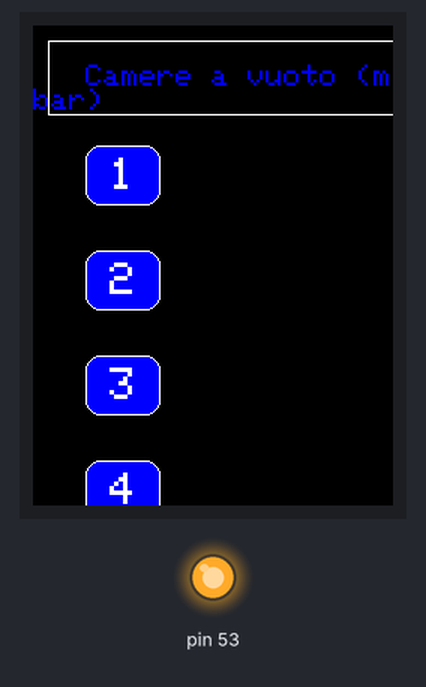
Simulated run of this sketch. Board: Arduino Mega 2560, built with avr-gcc and run on an emulated ATmega2560. Shown: 240×320 colour display, output pins drawn as LEDs (lit = HIGH). No radio packets arrive unless stated; what the sketch prints to the serial monitor is not drawn.

Above: at 0.3 s.
At 0.8 s:
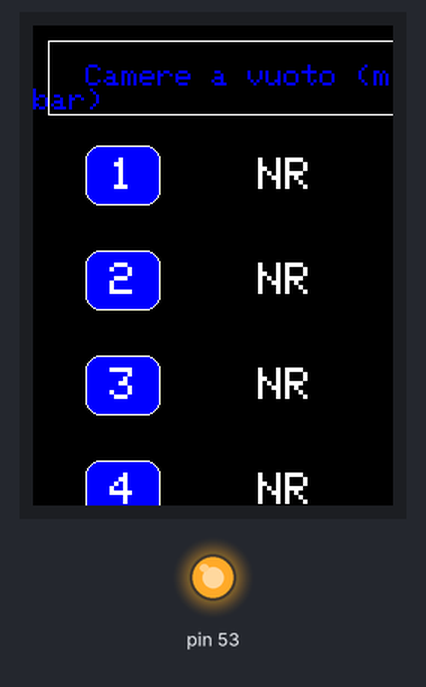

The sketch:

Screen_transimission.ino
```cpp
#include <Adafruit_GFX.h>    // Core graphics library
#include <Adafruit_TFTLCD.h> // Hardware-specific library
#include <TouchScreen.h>
#include <RF24Network.h>
#include <RF24.h>
#include <SPI.h>


RF24 radio(37, 35);               // nRF24L01 (CE,CSN)
RF24Network network(radio);
const uint16_t this_node = 02;  // Address of our node in Octal format ( 04,031, etc)
const uint16_t base00 = 00;
const uint16_t base04 = 04;

// The control pins for the LCD can be assigned to any digital or
// analog pins...but we'll use the analog pins as this allows us to
// double up the pins with the touch screen (see the TFT paint example).
//#define LCD_CS A3 // Chip Select goes to Analog 3
//#define LCD_CD A2 // Command/Data goes to Analog 2
//#define LCD_WR A1 // LCD Write goes to Analog 1
//#define LCD_RD A0 // LCD Read goes to Analog 0

//#define LCD_RESET A4 // Can alternately just connect to Arduino's reset pin

// Assign human-readable names to some common 16-bit color values:
#define BLACK   0x0000
#define BLUE    0x001F
#define RED     0xF800
#define YELLOW  0xFFE0
#define WHITE   0xFFFF


#define ILI9341_DARKGREEN   0x03E0      /*   0, 128,   0 */
#define ILI9341_BLUE        0x001F      /*   0,   0, 255 */
#define ILI9341_BLACK       0x0000      /*   0,   0,   0 */

/******************* UI details */
#define BUTTON_X 10
#define BUTTON_Y 100
#define BUTTON_W 50
#define BUTTON_H 40
#define BUTTON_SPACING_Y 30
#define BUTTON_TEXTSIZE 3

// text box where title goes
#define title_X 10
#define title_Y 10
#define title_w 300
#define title_h 50
#define title_SIZE 3


#define YP A2  // must be an analog pin, use "An" notation!
#define XM A3  // must be an analog pin, use "An" notation!
#define YM 8   // can be a digital pin
#define XP 9   // can be a digital pin

#define TS_MINX 130
#define TS_MAXX 905

#define TS_MINY 75
#define TS_MAXY 930
#define MINPRESSURE 10
#define MAXPRESSURE 1000


Adafruit_GFX_Button buttons[4]; // DICHIARAZIONE DELLE CAMERE
/* create 4 buttons, corresponding to the 4 vacuum chambers */
char buttonlabels[4][4] = {"1", "2", "3","4" };

// Questi parametri servono a definire il bottone on/off della modalità experiment
Adafruit_GFX_Button expmode; // DUCHIARAZIONE DI UN BOTTONE
char ON[3] = "ON";
char OFF[4] = "OFF";


int on_off = 0; // questa variabile serve a capire quale bottone si deve disegnare on, verde oppure off, rosso
int change = 0; // il bottone viene ridisegnato all'interno del loop solo se vi è stata una modifica nello stato del bottone

#include <MCUFRIEND_kbv.h>
MCUFRIEND_kbv tft;
TouchScreen ts = TouchScreen(XP, YP, XM, YM, 300);
// If using the shield, all control and data lines are fixed, and
// a simpler declaration can optionally be used:
// Adafruit_TFTLCD tft;

void setup(void) {
  Serial.begin(9600);
  Serial.println(F("TFT LCD screen"));

  tft.reset();// ???? reset schermata

  uint16_t identifier = tft.readID();
  if(identifier == 0x9325) {
    Serial.println(F("Found ILI9325 LCD driver"));
  } else if(identifier == 0x9328) {
    Serial.println(F("Found ILI9328 LCD driver"));
  } else if(identifier == 0x4535) {
    Serial.println(F("Found LGDP4535 LCD driver"));
  }else if(identifier == 0x7575) {
    Serial.println(F("Found HX8347G LCD driver"));
  } else if(identifier == 0x9341) {
    Serial.println(F("Found ILI9341 LCD driver"));
  }else if(identifier == 0x7783) {
    Serial.println(F("Found ST7781 LCD driver"));
  }else if(identifier == 0x8230) {
    Serial.println(F("Found UC8230 LCD driver"));
  }
  else if(identifier == 0x8357) {
    Serial.println(F("Found HX8357D LCD driver"));
  } else if(identifier==0x0101)
  {
      identifier=0x9341;
       Serial.println(F("Found 0x9341 LCD driver"));
  }else if(identifier==0x9481)
  {
       Serial.println(F("Found 0x9481 LCD driver"));
  }
  else if(identifier==0x9486)
  {
       Serial.println(F("Found 0x9486 LCD driver"));
  }
  else {
    Serial.print(F("Unknown LCD driver chip: "));
    Serial.println(identifier, HEX);
    Serial.println(F("If using the Adafruit 2.8\" TFT Arduino shield, the line:"));
    Serial.println(F("  #define USE_ADAFRUIT_SHIELD_PINOUT"));
    Serial.println(F("should appear in the library header (Adafruit_TFT.h)."));
    Serial.println(F("If using the breakout board, it should NOT be #defined!"));
    Serial.println(F("Also if using the breakout, double-check that all wiring"));
    Serial.println(F("matches the tutorial."));
    identifier=0x9486;

  }

  tft.begin(identifier);
  Serial.print("TFT size is "); Serial.print(tft.width()); Serial.print("x"); Serial.println(tft.height());
  tft.setRotation(0);
  tft.fillScreen(BLACK);// schermo nero partenza

  tft.drawRect(title_X, title_Y, title_w, title_h, WHITE); // disegno rettangolo titolo

    unsigned long start = micros();
   tft.setCursor(title_X+25, title_Y+title_h/3);
    tft.setTextColor(ILI9341_BLUE);    tft.setTextSize(2);
    // Scrivo il titolo in alto
   tft.println("Camere a vuoto (mbar)");


    // Diesegno i bottoni 1,2,3,4 corrispondenti alle 4 camere a vuoto
    for (uint8_t row=0; row<4; row++) {
        buttons[row].initButton(&tft, BUTTON_X+BUTTON_W,
                  BUTTON_Y+row*(BUTTON_H+BUTTON_SPACING_Y),    // x, y, w, h, outline, fill, text
                  BUTTON_W, BUTTON_H, WHITE, ILI9341_BLUE, WHITE,
                  buttonlabels[row], BUTTON_TEXTSIZE);
        buttons[row].drawButton();
    }


   // Disegno il bottone on/off per la modalità esperimento
   tft.setCursor(30, 385);
    tft.setTextColor(WHITE);    tft.setTextSize(2.5);
   tft.println("Experiment");

   tft.setCursor(30, 410);
    tft.setTextColor(WHITE);    tft.setTextSize(2.5);
   tft.println("mode is:");


expmode.initButton(&tft, 240, 410, 110, 70, WHITE, RED, WHITE, OFF, 3);
      expmode.drawButton();


//comunicazione
Serial.begin(9600);
  SPI.begin();
  radio.begin();
  network.begin(90, this_node);  //(channel, node address)
   radio.setDataRate(RF24_250KBPS);
 radio.setChannel(124);

}


double pompa[4]={666,666,666,666}; // Codice di not received yet
int esponente[4]={0,0,0,0};
int i;
int head;
double temp[4];
void loop() {

  int tempo,ref;
  // ricezione

  tempo=millis(); // DA GESTIRE IL MILLIS
ref=tempo;
int out=0;
 int network_avail=0;

  while(tempo-ref<500 && tempo-ref>-0.01 && out==0){ // regolare tempo in base a esigenze
network.update();
Serial.println("Waiting...");


  while ( network.available() ) {     // Is there any incoming data?   NON GESTISCE ROBUSTAMENTE PIù DATI????? BEH ALLORA MANDA TUTTO DA UN SOLO MASTER A SCHERMO! DOMANI GESTISCI 3 arduini!!!!!
    RF24NetworkHeader header;
     Serial.println("Ricevuto messaggio");

             int incomingData[5];
      network.read(header, &incomingData, sizeof(incomingData));
       temp[0]=incomingData[1];
       temp[1]=incomingData[2];
       temp[2]=incomingData[3];
       temp[3]=incomingData[4]; // se temp ricevuto è -1 NON AGGIORNARE LO SCHERMO
        network_avail=1;
        out=1;

  }


  tempo=millis();

  }

// IN INCOMING DATA[0] HO CODICE DI ERRORE!
//IL QUALE GESTISCE UN ALERT MODE

// trasformazione di incoming Data QUA poi ci sarà da discernere tra i vari casi se il messaggio è inviato da master 1 o master 2
// per semplicità codice del caso singolo. l'idea è quella di shiftare banalmente
// QUA DA AGGIUNGERE LA GESTIONE DEI 2 INDIRIZZI SMART Ways!

if(network_avail){ //aggiorna le cose solo se hai ricevuto


int j=0;

for (i=0;i<4;i++){
  if (temp[i]!=-1){
temp[i]=temp[i]*5/1023;
temp[i]=pow(10,(temp[i]-3.4243)/0.3025);

if (temp[i]<1){
  j=0;
  // itera finchè pressure non diventa composto da 123.123 conta il numero di volte hai fatto per 10
  while(temp[i]<1){
  temp[i]=temp[i]*10;
        j++;}
}

esponente[i]=-j;
pompa[i]= temp[i];
  }

//else if(pompa[i]=666); // DA GESTIRE IL CASO PRESSIONI ALTE!!!!!!!


Serial.println(pompa[i]);
Serial.print("e");
Serial.println(esponente[i]);

// attenzione alLO ZERO MACCHINA DI 10^-12 !!! segnalare altro
if(j==-12 || temp[i]==-1){
pompa[i]==666;   //messaggio di errore
esponente[i]=0;
}

}


}

  // network_avail è un booleano =1 se è stato ricevuto un messaggio
  // Se network_avail=1, devo sovrascrivere lo schermo, e quindi dicsegno un rettangolo nero per coprire i dati precedenti
  if (network_avail) {tft.fillRect(BUTTON_X+130, BUTTON_Y-20, 200, 4*BUTTON_SPACING_Y+4*BUTTON_H, ILI9341_BLACK);}


  // Ora scrivo i nuovi dati sullo schermo

   tft.setCursor(BUTTON_X+140, BUTTON_Y-12);
    tft.setTextColor(WHITE);    tft.setTextSize(3);
  if (pompa[0]!=666){
     tft.print(pompa[0]); tft.print("e");
   tft.println(esponente[0]);}
   else{tft.println("NR");}

   tft.setCursor(BUTTON_X+140, BUTTON_Y-12+BUTTON_SPACING_Y+BUTTON_H);
    tft.setTextColor(WHITE);    tft.setTextSize(3);

  if (pompa[1]!=666){
     tft.print(pompa[1]); tft.print("e");
   tft.println(esponente[1]);}
   else{tft.println("NR");}

   tft.setCursor(BUTTON_X+140, BUTTON_Y-12+2*BUTTON_SPACING_Y+2*BUTTON_H);
    tft.setTextColor(WHITE);    tft.setTextSize(3);
if (pompa[2]!=666){
     tft.print(pompa[2]); tft.print("e");
   tft.println(esponente[2]);}
   else{tft.println("NR");}


   tft.setCursor(BUTTON_X+140, BUTTON_Y-12+3*BUTTON_SPACING_Y+3*BUTTON_H);
    tft.setTextColor(WHITE);    tft.setTextSize(3);

if (pompa[3]!=666){
     tft.print(pompa[3]); tft.print("e");
   tft.println(esponente[3]);}
   else{tft.println("NR");}


  tempo=millis();
   ref=tempo;
// QUA IMPLEMENTA UN ALGORITMO INTELLIGENTE

   while(tempo-ref<5000 && tempo-ref>-0.1){

digitalWrite(13, HIGH);
  TSPoint p = ts.getPoint();
  digitalWrite(13, LOW);

  // if sharing pins, you'll need to fix the directions of the touchscreen pins
  //pinMode(XP, OUTPUT);
  pinMode(XM, OUTPUT);
  pinMode(YP, OUTPUT);
  //pinMode(YM, OUTPUT);


 if (p.z > MINPRESSURE && p.z < MAXPRESSURE)
   {

      p.x = p.x + p.y;
      p.y = p.x - p.y;
      p.x = p.x - p.y;
      p.x = map(p.x, TS_MINX, TS_MAXX, tft.width(), 0);
      p.y = tft.height()-(map(p.y, TS_MINY, TS_MAXY, tft.height(), 0));


      if ((expmode.contains(p.x, p.y))&&p.x>10)
      {
          Serial.print("Pressing: "); Serial.println(0);
          expmode.press(true);  // tell the button it is pressed
      } else {
          expmode.press(false);  // tell the button it is NOT pressed
      }


   } else {

   expmode.press(false);  // tell the button it is NOT pressed
   }


   if (expmode.justReleased()) {
       Serial.print("Released: "); Serial.println(0);
       expmode.drawButton();  // draw normal
       change = 1;
       on_off = !on_off; // ON==1
   } else {
    change=0;
   }

   if (change) {
      if (on_off){
      expmode.initButton(&tft, 240, 410, 110, 70, WHITE, ILI9341_DARKGREEN, WHITE, ON, 3);
      expmode.drawButton();
   } else {
      expmode.initButton(&tft, 240, 410, 110, 70, WHITE, RED, WHITE, OFF, 3);
      expmode.drawButton();
   }
   }


  tempo=millis();
   }


// MANDA INDIETRO LO STATO DELLO SCHERMO! SE è ON manda 2 volte e poi basta fino a nuovo ordine


 // MESSAGE from Node 02 to 00 && 04 && bath!!
 int data[3];
data[0]=on_off;
data[1]=0;
data[2]=0;
Serial.println(on_off);
// NON INVIARE NULLA SE SEI IN OFF
 for (i=0;i<2;i++){
  RF24NetworkHeader header3(base00);     // (Address where the data is going)

  bool ok2 = network.write(header3, &data, sizeof(data)); // Send the data
  delay(20);

  RF24NetworkHeader header4(base04);     // (Address where the data is going)

  bool ok = network.write(header4, &data, sizeof(data)); // Send the data
  delay(100);


 }


// QUI IMPLEMENTA L'ALERT MODE


   }
```
